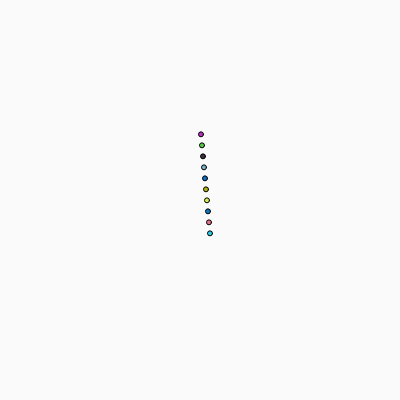
Frame 1 (no input)
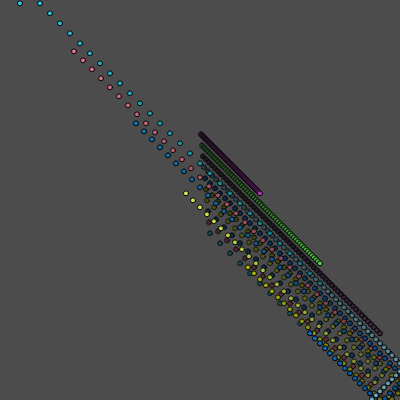
Frame 60 (no input)
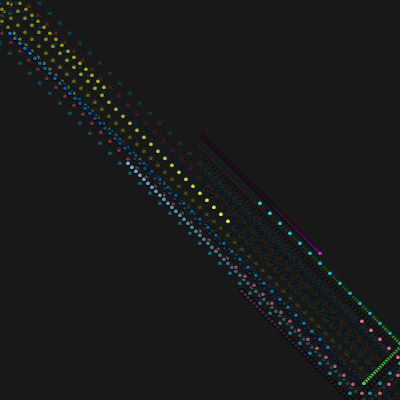
Frame 120 (the mouse pressed at the canvas centre since frame 60)

The p5.js sketch that drew these frames (run headless with seeded random() and noise() and a simulated clock; from frame 60 on, the mouse is pressed at the canvas centre):

// p5.js sketch
// ── sketch.js
let particles = [];


function setup() {
  createCanvas(400, 400);
  
  for(let i = 0; i < 10; i++) {
    let p = new Particle(width /2 , height / 3 + (i * 10), (1 + i));
    particles.push(p);
  }
}

function draw() {
  background(0, 5);
  
  for(let i = 0; i < particles.length; i++) {
    let p = particles[i];
    p.move();
    p.render();
  }
}
// ── particle.js
class Particle {
  
  constructor(x, y, speed) {
    this.x = x;
    this.y = y;
    this.size = 5;
    this.speedX = speed;
    this.speedY = speed;
    this.color = color(random(255), random(255), random(255));
  }
  
  render() {
    fill(this.color);
    circle(this.x, this.y, this.size);
  }
  
  move() {
    this.x = this.x + this.speedX;
    this.y = this.y + this.speedY;
    
    if(this.x < 0 || this.x > width) {
      this.speedX *= -1;
    }
    
    if(this.y < 0 || this.y > height) {
      this.speedY *= -1;
    }
  }
}
